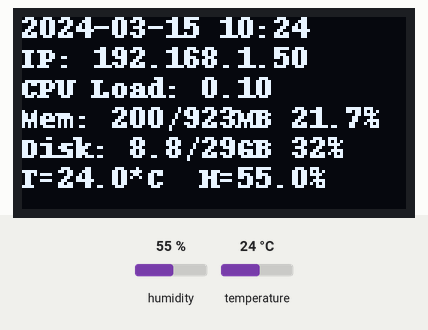
The program below on a simulated Raspberry Pi (BCM pin numbers). Parts: 128×64 one-colour display. The inputs (shaded band) are chosen by the test bench; at power-on: humidity 55 %, temperature 24 °C. System figures (address, load, memory, disk, uptime) are fixed made-up values; the clock reads 2024-03-15 10:24:30 at power-on unless the program sets it.

Above: at 1.4 s.
1.5 s: humidity set to 22 %
At 12.1 s:
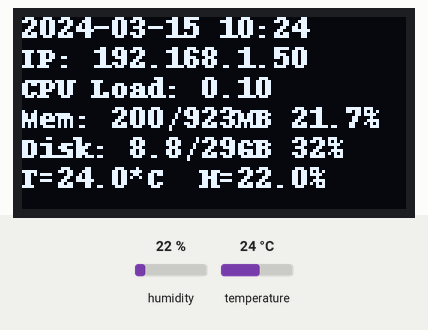
13.0 s: temperature set to 12 °C
At 23.1 s:
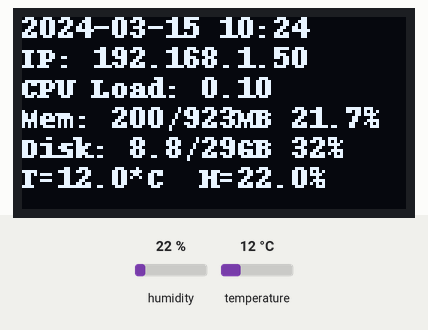
23.7 s: humidity set to 40 %
At 34.1 s:
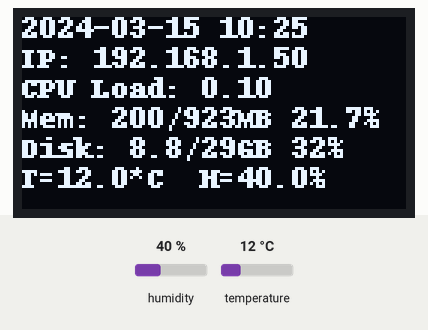
34.4 s: temperature set to 19 °C
Timing chart, 0 to 37.4 s (numbered marks = the images above; inputs shaded):
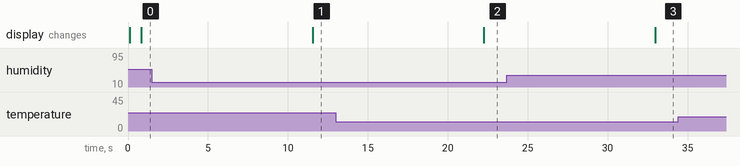

Measured:
- after the input at 1.5 s, the display: changes after 10.0 s (image 1)
- after the input at 13.0 s, the display: changes after 9.3 s (image 2)
- after the input at 23.7 s, the display: changes after 9.3 s (image 3)

The program:

stats.py
```python
#!/usr/bin/python3
# encoding: utf-8

# 用DHT22读取当前环境温度和湿度
# 用12864OLED显示当前日期，时间，IP，CPU，内存，磁盘用量
# DHT22 out 接树莓派 BCM18
# OLED 接 BCM2，BCM3

import time
import Adafruit_DHT
import Adafruit_GPIO.SPI as SPI
import Adafruit_SSD1306
import subprocess

from PIL import Image
from PIL import ImageDraw
from PIL import ImageFont

sensor = Adafruit_DHT.DHT22     #定义使用DHT22
pin = 18                        #DHT22 out脚接树莓派BCM18

RST = None                      #I2C接口OLED不使用此引脚
# 使用 128x64 分辨率OLED，接口使用I2C:
disp = Adafruit_SSD1306.SSD1306_128_64(rst=RST)
disp.begin()                    #初始化库
disp.clear()                    #清除屏显
disp.display()

# 使用单色模式建立满屏空白图案
width = disp.width
height = disp.height
image = Image.new('1', (width, height))

draw = ImageDraw.Draw(image)

draw.rectangle((0, 0, width, height), outline=0, fill=0)

padding = -2
top = padding
bottom = height-padding

x = 0

font = ImageFont.load_default()

# Alternatively load a TTF font.  Make sure the .ttf font file is in the same directory as the python script!
# Some other nice fonts to try: http://www.dafont.com/bitmap.php
# font = ImageFont.truetype('Minecraftia.ttf', 8)

while True:

    # Draw a black filled box to clear the image.
    draw.rectangle((0, 0, width, height), outline=0, fill=0)

    # Shell scripts for system monitoring from here : https://unix.stackexchange.com/questions/119126/command-to-display-memory-usage-disk-usage-and-cpu-load
    cmd = "hostname -I | cut -d\' \' -f1"
    IPr = subprocess.check_output(cmd, shell=True)
    IP = str(IPr.decode('utf8').strip()).strip('b')     #格式化显示内容，去掉垃圾字符
    cmd = "top -bn1 | grep load | awk '{printf \"CPU Load: %.2f\", $(NF-2)}'"
    CPUr = subprocess.check_output(cmd, shell=True)
    CPU = str(CPUr.decode('utf8').strip()).strip('b')
    cmd = "free -m | awk 'NR==2{printf \"Mem: %s/%sMB %.1f%%\", $3,$2,$3*100/$2 }'"
    MemUsager = subprocess.check_output(cmd, shell=True)
    MemUsage = str(MemUsager.decode('utf8').strip()).strip('b')
    cmd = "df -h | awk '$NF==\"/\"{printf \"Disk: %.1f/%dGB %s\", $3,$2,$5}'"
    Diskr = subprocess.check_output(cmd, shell=True)
    Disk = str(Diskr.decode('utf8').strip()).strip('b')

    #读取环境温度与湿度
    humidity, temperature = Adafruit_DHT.read_retry(sensor, pin)

    #读取当前日期时间并格式化
    timenow = time.strftime('%Y-%m-%d %H:%M',time.localtime(time.time()))

    draw.text((x, top), timenow,  font=font, fill=255)
    draw.text((x, top + 10), "IP: " + IP,  font=font, fill=255)
    draw.text((x, top + 20), CPU, font=font, fill=255)
    draw.text((x, top + 30), MemUsage,  font=font, fill=255)
    draw.text((x, top + 40), Disk,  font=font, fill=255)

    if humidity is not None and temperature is not None:
        draw.text((x, top + 50), 'T={0:0.1f}*C  H={1:0.1f}%'.format(temperature, humidity), font=font, fill=255)
    else:
        print('Failed to get reading. Try again!')

    # Display image.
    disp.image(image)
    disp.display()
    time.sleep(10)
```
